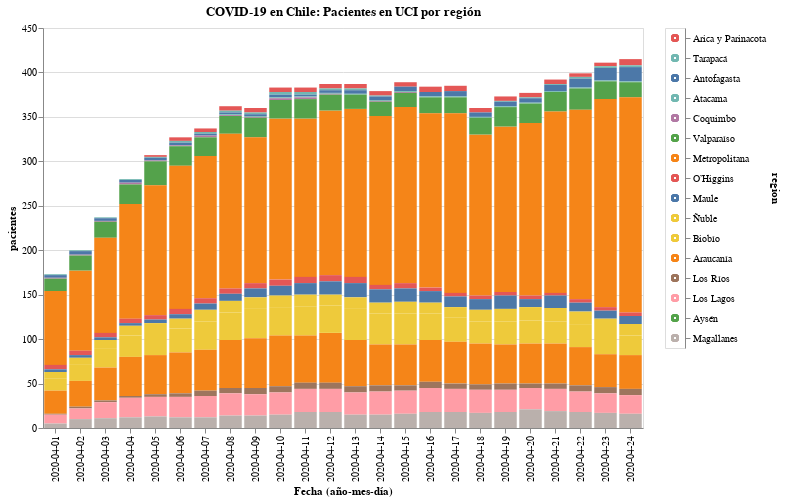

Write notebook code for a chart like this one.
### Code cell
#hide_input
input_dropdown = alt.binding_select(options=data['region'].unique())
selection1 = alt.selection_single(fields=['region'], bind=input_dropdown, name=' ')
selection2 = alt.selection_multi(fields=['region'], on='mouseover')

color = alt.condition(selection1 | selection2,
                    alt.Color('region:N', legend=None),
                    alt.value('lightgray'))

bars = alt.Chart(data).mark_bar().encode(
    x=alt.X('date:O', axis=alt.Axis(title='Fecha (año-mes-día)')),
    y=alt.Y('pacientes'),
    color=color,
    tooltip=['date', 'region', 'pacientes'],
    order=alt.Order(
    # Sort the segments of the bars by this field
    'codigo region',
    sort='descending'
    )
    ).properties(
    title=f'COVID-19 en Chile: Pacientes en UCI por región'
).add_selection(
    selection1, selection2
).transform_filter(
    selection1
)

legend = alt.Chart(new_data).mark_point().encode(
    y=alt.Y('region:N', axis=alt.Axis(orient='right'), sort=regiones),
    color=color
).add_selection(
    selection1, selection2
)

bars.properties(width=600, height=400) | legend

### Figure 1 — Vega-Lite specification as saved in the notebook (floating-point values rounded to 4 significant figures; data arrays with more than 128 entries replaced by an {"elided": "..."} marker saying what was removed)
{"config": {"view": {"continuousWidth": 400, "continuousHeight": 300}}, "hconcat": [{"data": {"name": "data-83017d998bf860cd776c4718978da265"}, "mark": "bar", "encoding": {"color": {"condition": {"type": "nominal", "field": "region", "legend": null, "selection": {"or": [" ", "selector011"]}}, "value": "lightgray"}, "order": {"type": "quantitative", "field": "codigo region", "sort": "descending"}, "tooltip": [{"type": "nominal", "field": "date"}, {"type": "nominal", "field": "region"}, {"type": "quantitative", "field": "pacientes"}], "x": {"type": "ordinal", "axis": {"title": "Fecha (año-mes-día)"}, "field": "date"}, "y": {"type": "quantitative", "field": "pacientes"}}, "height": 400, "selection": {" ": {"type": "single", "fields": ["region"], "bind": {"input": "select", "options": ["Arica y Parinacota", "Tarapacá", "Antofagasta", "Atacama", "Coquimbo", "Valparaíso", "Metropolitana", "O’Higgins", "Maule", "Ñuble", "Biobío", "Araucanía", "Los Ríos", "Los Lagos", "Aysén", "Magallanes"]}}, "selector011": {"type": "multi", "fields": ["region"], "on": "mouseover"}}, "title": "COVID-19 en Chile: Pacientes en UCI por región", "transform": [{"filter": {"selection": " "}}], "width": 600}, {"data": {"name": "data-55e1227071c55c8408938cb79b631841"}, "mark": "point", "encoding": {"color": {"condition": {"type": "nominal", "field": "region", "legend": null, "selection": {"or": [" ", "selector011"]}}, "value": "lightgray"}, "y": {"type": "nominal", "axis": {"orient": "right"}, "field": "region", "sort": ["Arica y Parinacota", "Tarapacá", "Antofagasta", "Atacama", "Coquimbo", "Valparaíso", "Metropolitana", "O’Higgins", "Maule", "Ñuble", "Biobío", "Araucanía", "Los Ríos", "Los Lagos", "Aysén", "Magallanes"]}}, "selection": {" ": {"type": "single", "fields": ["region"], "bind": {"input": "select", "options": ["Arica y Parinacota", "Tarapacá", "Antofagasta", "Atacama", "Coquimbo", "Valparaíso", "Metropolitana", "O’Higgins", "Maule", "Ñuble", "Biobío", "Araucanía", "Los Ríos", "Los Lagos", "Aysén", "Magallanes"]}}, "selector011": {"type": "multi", "fields": ["region"], "on": "mouseover"}}}], "$schema": "https://vega.github.io/schema/vega-lite/v4.8.1.json", "datasets": {"data-83017d998bf860cd776c4718978da265": {"elided": "384 records"}, "data-55e1227071c55c8408938cb79b631841": {"elided": "512 records"}}}
